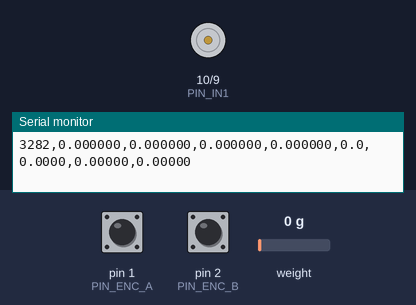
A sketch run on a simulated Arduino Leonardo, built with avr-gcc and run on an emulated ATmega32U4. Shown: motor-driver pin pairs drawn as motors (green arrow = first pin HIGH = forward, orange = second pin HIGH = backward, longer = more drive), the last lines printed to the serial monitor. Inputs (shaded band) come from the test bench; at power-on: weight on the scale 0 g, pin 1 (PIN_ENC_A) HIGH, pin 2 (PIN_ENC_B) HIGH.

Above: at 3.3 s.
3.4 s: weight on the scale set to 316 g
5.8 s: weight on the scale set to 373 g
At 8.3 s:
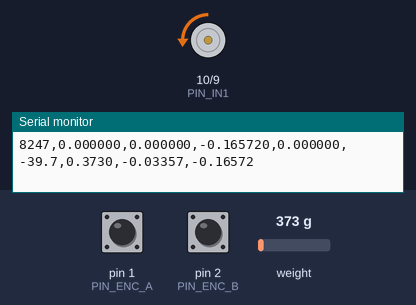
8.8 s: weight on the scale set to 1250 g
At 11.3 s:
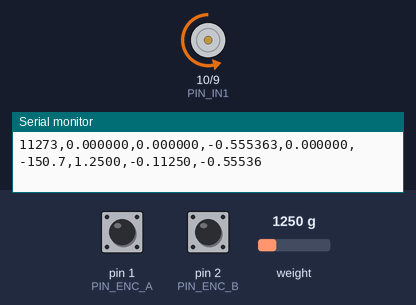
Timing chart, 0 to 12.8 s (numbered marks = the images above; inputs shaded):
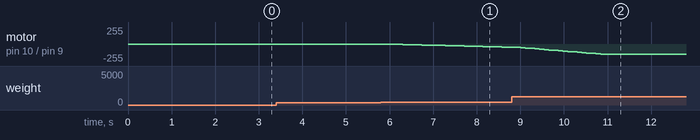

Measured:
- the behaviour switches between 337 and 338 g on weight on the scale (found by bisection; images 0 and 1)
- after the input at 5.8 s, motor on pin 10 (PIN_IN1) / pin 9 (PIN_IN2): moves from stopped to backward 48/255 over 2.9 s, starting after 0.07 s

The sketch:

admittance_tryout.ino
```cpp
/* ===== Cascaded Position->Velocity Control + Rotational Admittance (HX711 load cell) =====
 * Inner loop: PID velocity (1 kHz) with Oversampling -> Median -> EMA speed filter
 * Outer loop (200 Hz): PID position -> w_des  [rad/s]
 * Admittance: Jv * d(w_adm)/dt + Bv * w_adm + Kv * (theta_meas - theta_eq) = tau_ext
 * Command sent to inner loop: w_cmd = clamp(w_des + w_adm)
 *
 * Board:   Arduino Leonardo (ATmega32U4)
 * Driver:  Dual-PWM H-bridge (IN1/IN2)  [signed PWM]
 * Encoder: CUI AMT103 (Quadrature x4), AMT_CPR = 2048 (per channel)
 * Loadcell: HX711 on pins D4 (DOUT) / D5 (SCK). Non-blocking read.
 * CSV (10 Hz): t_ms,theta_cmd,theta_meas,w_cmd,w_meas,u_pwm,force_N,tau_ext,w_adm
 */

#include <Arduino.h>
#include <HX711.h>

/* ===== USER CONFIG ===== */
// --- Motor driver pins (dual-PWM) ---
const int PIN_IN1 = 10;      // PWM-capable (Timer1 on Leonardo)
const int PIN_IN2 = 9;       // PWM-capable (Timer1 on Leonardo)

// --- Encoder pins (external interrupts) ---
const int PIN_ENC_A = 1;     // Leonardo supports 0,1,2,3,7
const int PIN_ENC_B = 2;

// --- HX711 pins (avoid 2/3 which are used by encoder) ---
const int HX_DOUT = 5;
const int HX_SCK  = 6;
HX711 scale;

// Calibration: set so that scale.get_units(1) returns grams
float LC_CALIBRATION_FACTOR = 63800.0f; // counts per gram (from your previous calibration)
const float G2N = 0.00980665f;        // gram -> Newton
const float ARM_LENGTH_M = 0.09f;     // lever arm [m] from load to joint (EDIT to your rig)
const float TORQUE_SIGN  = -1.0f;     // flip to +1/-1 so positive force yields desired direction

// Optional force low-pass (EMA)
const float FORCE_EMA_CUTOFF_HZ = 80.0f;

// --- Encoder parameters ---
const long AMT_CPR = 2048;                           // PPR per channel (pre-x4)
const float COUNTS_PER_REV = AMT_CPR * 4.0f;         // x4 decoding
const float COUNT2RAD = (2.0f * PI) / COUNTS_PER_REV;

// --- Control & timing ---
const float LOOP_HZ = 1000.0f;                       // inner velocity loop
const unsigned long LOG_PERIOD_MS = 100;             // CSV log at 10 Hz
const uint8_t PWM_MAX = 255;                         // 8-bit PWM

// --- Inner PID (velocity) ---
// Units: Kp ~ PWM per (rad/s), Ki ~ PWM per rad, Kd ~ PWM per (rad/s^2)
float Kp = 1.21f;
float Ki = 96.9f;
float Kd = 0.0f;
const float INT_CLAMP = 150.0f;                      // anti-windup clamp (PWM units)
const float D_TAU_VEL = 0.002f;                      // derivative LPF time constant [s]

// --- Outer PID (position) ---
// Units: Kp_pos ~ (rad/s)/rad, Ki_pos ~ (rad/s)/(rad*s), Kd_pos ~ dimensionless on d(e)/dt
float Kp_pos = 17.0f;
float Ki_pos = 0.0f;
float Kd_pos = 0.0f;
const float POS_INT_CLAMP = 50.0f;                   // clamp on position I-term [rad/s]
const float D_TAU_POS = 0.010f;                      // derivative LPF time constant [s]

// --- Velocity command shaping (safety/comfort) ---
const float W_CMD_MAX = 25.0f;                       // [rad/s] velocity cap
const float DW_CMD_MAX = 800.0f;                     // [rad/s^2] accel cap for w_cmd

// --- Feedforward parameters ---
const float KE   = 0.75f;                            // back-EMF const [V per rad/s]
const float vBUS = 12.0f;                            // supply voltage [V]
const bool  USE_FEEDFORWARD = false;

// --- Command inputs (defaults) ---
float theta_cmd = 0.0f;                              // [rad] position target
float w_cmd = 0.0f;                                  // [rad/s] velocity target (from outer loop/admittance)
bool  position_mode = true;                          // default to position control

// --- Safety / drive niceties ---
const unsigned long REV_DEADTIME_US = 5;          // 3 ms dead-time on reversal
const uint8_t PWM_LIMIT = 255;                       // soft cap (can = PWM_MAX)

/* ===== Speed filtering knobs ===== */
// Stage 1: oversampling window (counts accumulated over this time)
const unsigned long SPEED_WIN_US = 2500;             // 5 ms window
// Stage 2: temporal median window (odd size)
const uint8_t W_MED_WIN = 1;                         // 3,5,7…
// Stage 3: EMA cutoff AFTER median
const float W_EMA_CUTOFF_HZ = 60.0f;                 // 10–40 Hz typical

/* ===== Rotational Admittance (virtual dynamics) ===== */
// Jv [kg·m^2], Bv [N·m·s/rad], Kv [N·m/rad] on the joint
// Start conservative; increase Bv first, then add Kv, adjust Jv last.
float Jv =0.02865f;   // virtual inertia
float Bv =0.20257f;     // virtual damping
float Kv = 0.35810f;     // virtual stiffness
bool  USE_ADMITTANCE = true;
float theta_eq = 0.0f;    // equilibrium angle for the spring term (can be tied to theta_cmd if desired)
const float W_ADM_MAX = 30.0f;   // clamp for admittance velocity [rad/s]
const float DW_ADM_MAX = 1000.0f; // rate limit for admittance velocity [rad/s^2]

/* ===== INTERNAL STATE ===== */
volatile long encCount = 0;                          // x4 quadrature count
volatile uint8_t lastAB = 0;

long lastEnc = 0;                                    // for speed window
int lastSign = 0;                                    // -1,0,+1 for H-bridge state

// Velocity PID state
float iTerm = 0.0f;
float dTerm = 0.0f;
float e_prev = 0.0f;

// Position PID state
float i_pos = 0.0f;
float d_pos = 0.0f;
float e_pos_prev = 0.0f;

// Loop timing
unsigned long lastLoopMicros = 0;
unsigned long lastLogMs = 0;

// Outer loop timing
unsigned long lastPosLoopMicros = 0;
const unsigned long POS_DT_US = 5000;                // 200 Hz outer loop
float last_w_cmd = 0.0f;                             // for rate limiting

/* ----- Speed filter state ----- */
// Stage 1 (oversampling/window)
static unsigned long lastSpeedMicros = 0;
static long accCounts = 0;                           // accumulate encoder counts inside window
// Stage 2 (median)
float w_med_buf[W_MED_WIN];
uint8_t w_med_idx = 0;
bool w_med_filled = false;
// Stage 3 (EMA)
float w_ema = 0.0f;
float alphaW = -1.0f;                                // computed from dt
// Final measured speed
float w_meas = 0.0f;

/* ----- HX711 / Force state ----- */
bool   scale_ready = false;
float  force_N_raw = 0.0f;
float  force_N_ema = 0.0f;
float  tau_ext = 0.0f;       // external torque at joint [N·m]

/* ----- Admittance state ----- */
float w_adm = 0.0f;          // admittance-generated velocity [rad/s]
float last_w_adm = 0.0f;

/* ===== UTIL ===== */
inline float emaAlpha(float fc_hz, float dt_s) {
  if (fc_hz <= 0.0f) return 1.0f;
  float tau = 1.0f / (2.0f * PI * fc_hz);
  return dt_s / (dt_s + tau);
}
void insertionSort(float* a, uint8_t n) {
  for (uint8_t i = 1; i < n; ++i) {
    float key = a[i];
    int8_t j = i - 1;
    while (j >= 0 && a[j] > key) { a[j + 1] = a[j]; j--; }
    a[j + 1] = key;
  }
}
float medianOfBuffer(float* buf, uint8_t filled_n) {
  uint8_t n = filled_n;
  float tmp[W_MED_WIN];
  for (uint8_t k = 0; k < n; ++k) tmp[k] = buf[k];
  insertionSort(tmp, n);
  if (n & 1) return tmp[n >> 1];
  return 0.5f * (tmp[(n >> 1) - 1] + tmp[n >> 1]);
}

/* ===== QUADRATURE ISR (x4 decoding) ===== */
inline uint8_t readAB() {
  uint8_t a = (uint8_t)digitalRead(PIN_ENC_A);
  uint8_t b = (uint8_t)digitalRead(PIN_ENC_B);
  return (a << 1) | b;
}
void handleEnc() {
  uint8_t ab = readAB();
  static const int8_t deltaLUT[16] = {
    0,  -1, +1,  0,
    +1,  0,  0, -1,
    -1,  0,  0, +1,
     0, +1, -1,  0
  };
  static uint8_t last = 0;
  uint8_t idx = (last << 2) | ab;
  encCount += deltaLUT[idx];
  last = ab;
}
void ISR_A(){ handleEnc(); }
void ISR_B(){ handleEnc(); }

/* ===== MOTOR CMD (signed PWM on IN1/IN2) ===== */
void setMotorPWM(float u_pwm_signed){
  if (u_pwm_signed >  PWM_LIMIT) u_pwm_signed =  PWM_LIMIT;
  if (u_pwm_signed < -PWM_LIMIT) u_pwm_signed = -PWM_LIMIT;

  int sign = (u_pwm_signed > 0) - (u_pwm_signed < 0);
  int mag  = (int)(fabs(u_pwm_signed) + 0.5f);

  if (sign && sign != lastSign && lastSign != 0) {
    analogWrite(PIN_IN1, 0);
    analogWrite(PIN_IN2, 0);
    delayMicroseconds(REV_DEADTIME_US);
  }

  if (sign > 0) { analogWrite(PIN_IN1, mag); analogWrite(PIN_IN2, 0); }
  else if (sign < 0) { analogWrite(PIN_IN1, 0); analogWrite(PIN_IN2, mag); }
  else { analogWrite(PIN_IN1, 0); analogWrite(PIN_IN2, 0); }

  lastSign = sign;
}

/* ===== SERIAL PARSER =====
 * Commands:
 *  "p <deg>"      -> position target in degrees
 *  "pr <rad>"     -> position target in radians
 *  "w <rad_s>"    -> velocity target (switches to velocity mode)
 *  "tare"         -> tare load cell
 *  "adm on|off"   -> enable/disable admittance
 *  "adm m b k"    -> set Jv Bv Kv (float float float)
 */
void parseSerial() {
  if (!Serial.available()) return;

  // Peek first non-space token
  String token = Serial.readStringUntil(' ');
  token.trim();

  if (token.length() == 0) return;

  if (token.equalsIgnoreCase("p")) {
    float deg = Serial.parseFloat();
    theta_cmd = deg * (PI / 180.0f);
    position_mode = true;
  } else if (token.equalsIgnoreCase("pr")) {
    float rad = Serial.parseFloat();
    theta_cmd = rad;
    position_mode = true;
  } else if (token.equalsIgnoreCase("w")) {
    float w = Serial.parseFloat();
    w_cmd = w;
    position_mode = false;
  } else if (token.equalsIgnoreCase("tare")) {
    scale.tare(20);
    Serial.println(F("# scale tared"));
  } else if (token.equalsIgnoreCase("adm")) {
    // read rest of the line
    String rest = Serial.readStringUntil('\n');
    rest.trim();
    if (rest.equalsIgnoreCase("on")) {
      USE_ADMITTANCE = true;
      Serial.println(F("# admittance ON"));
    } else if (rest.equalsIgnoreCase("off")) {
      USE_ADMITTANCE = false;
      w_adm = 0.0f; last_w_adm = 0.0f;
      Serial.println(F("# admittance OFF"));
    } else {
      // try parse three floats: Jv Bv Kv
      float m = rest.toFloat(); // reads up to first non-numeric; we’ll re-tokenize properly:
      // Better: manual parsing
      int i1 = rest.indexOf(' ');
      int i2 = rest.indexOf(' ', i1 + 1);
      if (i1 > 0 && i2 > i1) {
        Jv = rest.substring(0, i1).toFloat();
        Bv = rest.substring(i1 + 1, i2).toFloat();
        Kv = rest.substring(i2 + 1).toFloat();
        Serial.print(F("# set adm: Jv=")); Serial.print(Jv,6);
        Serial.print(F(" Bv=")); Serial.print(Bv,6);
        Serial.print(F(" Kv=")); Serial.println(Kv,6);
      } else {
        Serial.println(F("# usage: adm on|off | adm <Jv> <Bv> <Kv>"));
      }
    }
  } else {
    // legacy: just a number -> velocity setpoint
    float w = token.toFloat();
    if (!isnan(w)) { w_cmd = w; position_mode = false; }
  }

  while (Serial.available()) Serial.read(); // flush
}

/* ===== FORCE / HX711 HELPERS ===== */
inline float emaStep(float prev, float x, float alpha) {
  return prev + alpha * (x - prev);
}

/* ===== SETUP ===== */
void setup(){
  Serial.begin(115200);

  pinMode(PIN_IN1, OUTPUT);
  pinMode(PIN_IN2, OUTPUT);
  analogWrite(PIN_IN1, 0);
  analogWrite(PIN_IN2, 0);

  pinMode(PIN_ENC_A, INPUT_PULLUP);
  pinMode(PIN_ENC_B, INPUT_PULLUP);
  lastAB = readAB();
  attachInterrupt(digitalPinToInterrupt(PIN_ENC_A), ISR_A, CHANGE);
  attachInterrupt(digitalPinToInterrupt(PIN_ENC_B), ISR_B, CHANGE);

  // HX711 init
  scale.begin(HX_DOUT, HX_SCK);
  scale.set_scale(LC_CALIBRATION_FACTOR);
  delay(100);
  scale.tare(20);  // average 20 samples
  scale_ready = scale.is_ready();

  // Init median buffer
  for (uint8_t k = 0; k < W_MED_WIN; ++k) w_med_buf[k] = 0.0f;
  w_med_idx = 0; w_med_filled = false;

  lastLoopMicros = micros();
  lastSpeedMicros = lastLoopMicros;
  lastLogMs = millis();
  lastPosLoopMicros = lastLoopMicros;

  Serial.println(F("# Commands: 'p <deg>' | 'pr <rad>' | 'w <rad/s>' | tare | adm on/off | adm <Jv> <Bv> <Kv>"));
  Serial.println(F("# CSV: t_ms,theta_cmd,theta_meas,w_cmd,w_meas,u_pwm,force_N,tau_ext,w_adm"));
}

/* ===== LOOP ===== */
void loop(){
  // fixed-rate inner loop at LOOP_HZ
  const float dt_s_target = 1.0f / LOOP_HZ;
  const unsigned long dt_us_target = (unsigned long)(dt_s_target * 1e6f);

  unsigned long now = micros();
  if ((now - lastLoopMicros) < dt_us_target) {
    parseSerial();
    return;
  }
  float dt = (now - lastLoopMicros) * 1e-6f;
  lastLoopMicros = now;

  // --- Position measurement (absolute from counts) ---
  long cNow_counts = encCount; // atomic read of volatile
  float theta_meas = cNow_counts * COUNT2RAD;

  // === SPEED FILTERING: Oversampling -> Median -> EMA ===
  long dC = cNow_counts - lastEnc;     // raw increment since last fast loop
  lastEnc = cNow_counts;
  accCounts += dC;

  if ((now - lastSpeedMicros) >= SPEED_WIN_US) {
    float dtw = (now - lastSpeedMicros) * 1e-6f;
    lastSpeedMicros = now;

    // Instantaneous speed from windowed counts
    float revs = (float)accCounts / COUNTS_PER_REV;
    float w_inst = (dtw > 0.0f) ? (revs * 2.0f * PI / dtw) : 0.0f;
    accCounts = 0;

    // Stage 2: median
    w_med_buf[w_med_idx] = w_inst;
    w_med_idx++;
    if (w_med_idx >= W_MED_WIN) { w_med_idx = 0; w_med_filled = true; }
    uint8_t n_med = w_med_filled ? W_MED_WIN : (w_med_idx == 0 ? 1 : w_med_idx);
    float w_med = medianOfBuffer(w_med_buf, n_med);

    // Stage 3: EMA
    float a = emaAlpha(W_EMA_CUTOFF_HZ, dtw);
    if (alphaW < 0.0f) alphaW = a; else alphaW = a;
    w_ema += alphaW * (w_med - w_ema);
    w_meas = w_ema;
  }
  // If window not elapsed yet, w_meas holds last EMA output.

  // === NON-BLOCKING HX711 READ (runs at its own sample rate ~10–80 Hz) ===
  // If not ready, we keep last force value.
  if (scale.is_ready()) {
      float force_N = scale.get_units(1);        // direct Newtons now

      // Low-pass filter (same as before, just using force_N directly)
      float alphaF = emaAlpha(FORCE_EMA_CUTOFF_HZ, dt);
      force_N_ema = emaStep(force_N_ema, force_N, alphaF);

      // Compute torque: τ = F × r
      tau_ext = TORQUE_SIGN * force_N_ema * ARM_LENGTH_M;

      scale_ready = true;
  }

  // === OUTER POSITION LOOP (200 Hz) ===
  if ((now - lastPosLoopMicros) >= POS_DT_US) {
    float dt_pos = (now - lastPosLoopMicros) * 1e-6f;
    lastPosLoopMicros = now;

    float w_des = 0.0f;

    if (position_mode) {
      float e_pos = theta_cmd - theta_meas;

      if (fabs(e_pos)< 0.0262){
        e_pos = 0.0;
      }

      i_pos += Ki_pos * e_pos * dt_pos;
      if (i_pos >  POS_INT_CLAMP) i_pos =  POS_INT_CLAMP;
      if (i_pos < -POS_INT_CLAMP) i_pos = -POS_INT_CLAMP;

      float raw_d_pos = (e_pos - e_pos_prev) / dt_pos;
      float alpha_d_pos = dt_pos / (D_TAU_POS + dt_pos);
      d_pos += alpha_d_pos * (raw_d_pos - d_pos);

      w_des = Kp_pos * e_pos + i_pos + Kd_pos * d_pos;
      e_pos_prev = e_pos;
    } else {
      w_des = w_cmd; // velocity mode
    }

    // >>> Anchor the virtual spring to your command <<<
    theta_eq = theta_cmd;  // <-- add this line

    // === ROTATIONAL ADMITTANCE UPDATE (semi-implicit Euler recommended) ===
    if (USE_ADMITTANCE) {
      float spring = Kv * (theta_meas - theta_eq);
      float denom  = Jv + Bv * dt_pos;
      float numer  = Jv * w_adm + (tau_ext - spring) * dt_pos;
      float w_next = numer / max(1e-6f, denom);

      // rate & magnitude clamps
      float dw_max = DW_ADM_MAX * dt_pos;
      w_next = constrain(w_next, w_adm - dw_max, w_adm + dw_max);
      w_adm  = constrain(w_next, -W_ADM_MAX, W_ADM_MAX);
    } else {
      w_adm = 0.0f;
    }

    // Combine and limit
    float w_total =  w_adm;
    float dw_max_cmd = DW_CMD_MAX * dt_pos;
    float dw = w_total - last_w_cmd;
    if (dw >  dw_max_cmd) w_total = last_w_cmd + dw_max_cmd;
    if (dw < -dw_max_cmd) w_total = last_w_cmd - dw_max_cmd;
    w_total = constrain(w_total, -W_CMD_MAX, W_CMD_MAX);

    w_cmd = w_total;
    last_w_cmd = w_cmd;
  }

  // === INNER VELOCITY PID (+ optional back-EMF FF) ===
  float e = w_cmd - w_meas;                 // [rad/s]
  if (fabs(e) < 0.15 ){
    e=0.0f;
  }
  // Integral
  iTerm += Ki * e * dt;                     // PWM units
  if (iTerm >  INT_CLAMP) iTerm =  INT_CLAMP;
  if (iTerm < -INT_CLAMP) iTerm = -INT_CLAMP;

  // Derivative (dirty)
  float raw_d = (e - e_prev) / dt;          // [rad/s^2]
  float alpha_d = dt / (D_TAU_VEL + dt);
  dTerm += alpha_d * (raw_d - dTerm);
  e_prev = e;

  float u_ff = 0.0f;
  if (USE_FEEDFORWARD && vBUS > 0.0f) {
    float pwm_per_volt = (float)PWM_MAX / vBUS;
    u_ff = pwm_per_volt * (KE * w_cmd);     // steady-state V ≈ Ke*w
  }

  float u_pwm = Kp * e + iTerm + Kd * dTerm + u_ff;      // signed PWM command
  if (u_pwm >  PWM_MAX) u_pwm =  PWM_MAX;
  if (u_pwm < -PWM_MAX) u_pwm = -PWM_MAX;

  setMotorPWM(u_pwm);

  // === Telemetry (10 Hz) ===
  if ((millis() - lastLogMs) >= LOG_PERIOD_MS) {
    lastLogMs = millis();
    Serial.print(lastLogMs);         Serial.print(',');
    Serial.print(theta_cmd, 6);      Serial.print(',');
    Serial.print(theta_meas, 6);     Serial.print(',');
    Serial.print(w_cmd, 6);          Serial.print(',');
    Serial.print(w_meas, 6);         Serial.print(',');
    Serial.print(u_pwm, 1);          Serial.print(',');
    Serial.print(force_N_ema, 4);    Serial.print(',');
    Serial.print(tau_ext, 5);        Serial.print(',');
    Serial.println(w_adm, 5);
  }
}
```
